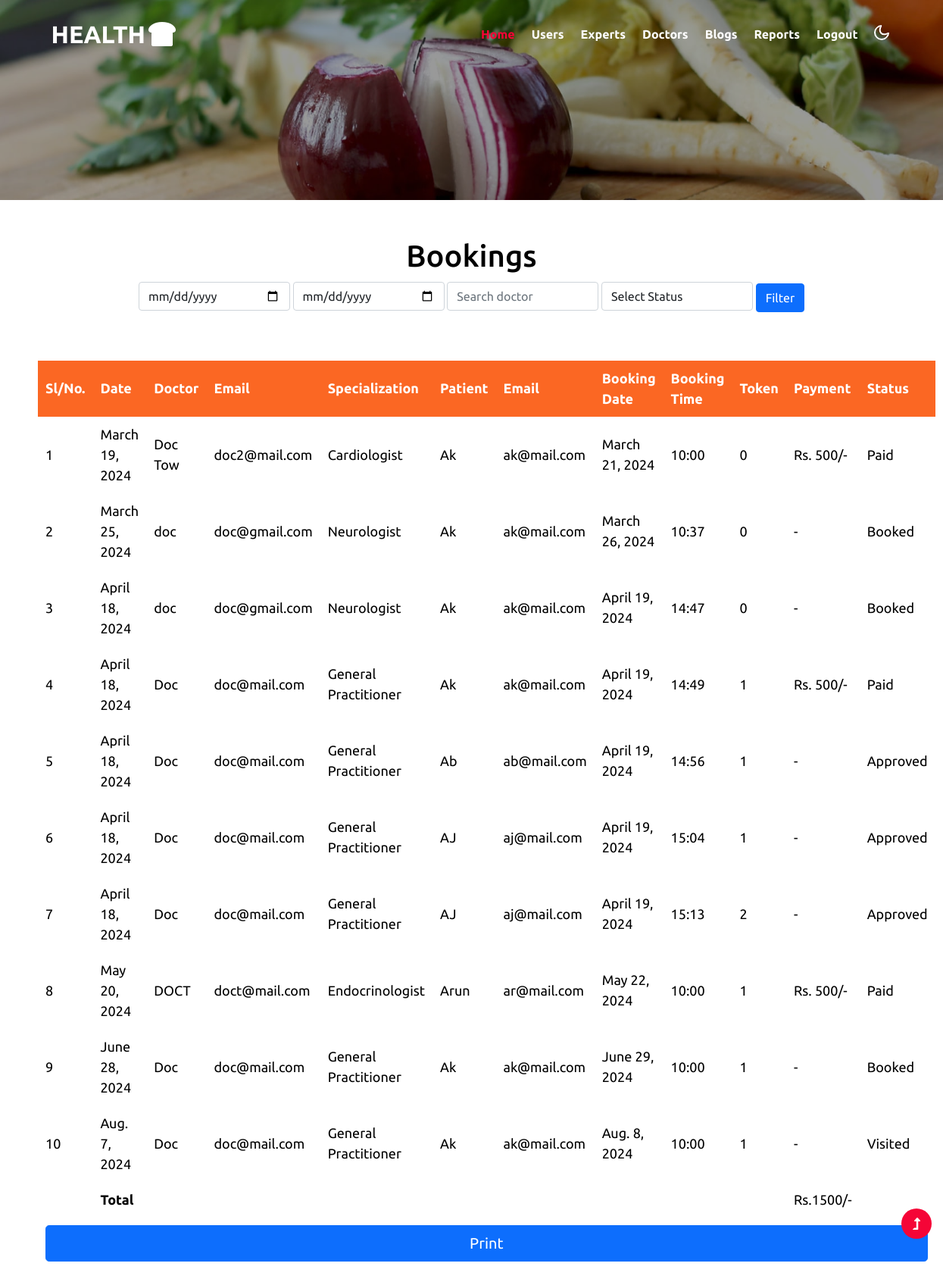
The app's page /adminReports with its own data.
### phwApp/models.py (models this page shows)
class Booking(models.Model):
    bookeddate=models.DateField(auto_now_add=True,null=True)
    regid=models.ForeignKey(Registration,on_delete=models.CASCADE)
    docid=models.ForeignKey(Doctor,on_delete=models.CASCADE)
    bookingdate=models.DateField()
    time=models.CharField(null=True, blank=True,max_length=20)
    token=models.IntegerField(null=True, default=0)
    status=models.CharField(max_length=100, default='Booked')

class Doctor(models.Model):
    name=models.CharField(max_length=100)
    address=models.CharField(max_length=100)
    phone=models.BigIntegerField()
    email=models.EmailField()
    qualification=models.FileField(null=True)
    experience=models.CharField(max_length=100)
    specialization=models.CharField(max_length=100, null=True)
    user = models.ForeignKey(User, on_delete=models.CASCADE, null=True)

class Registration(models.Model):
    name = models.CharField(max_length=30)
    email = models.EmailField(max_length=50)
    password = models.CharField(max_length=20)
    age = models.IntegerField(null=True)
    gender=models.CharField(max_length=20,null=True)
    user = models.ForeignKey(User, on_delete=models.CASCADE, null=True)

### phwApp/views.py (the view, shortened to what this page needs)
# urls.py: path('adminReports', views.adminReports),
def adminReports(request):
    data = Booking.objects.filter()
    data2 = Booking.objects.filter(status='Paid')
    count2 = len(data2)
    total = count2 * 500
    total = f"Rs.{total}/-"
    return render(request,"adminReports.html", {"data":data, "total":total})

### template/adminReports.html (shortened to what this page needs)
{% extends "commonbaseadmin.html" %}
{% block content %}
<div style="margin: 50px;">
    <center>
        <h1 style="margin: 10px;color:rgb(0, 0, 0)">Bookings</h1>
        <form method="post">
            <input type="date" name="sDate" style="display: inline; width: 200px;" class="form-control" required>
            <input type="date" name="eDate" style="display: inline; width: 200px;" class="form-control" required>
            <input type="text" name="doc" style="display: inline; width: 200px;" class="form-control" placeholder="Search doctor">
            <select name="status" style="display: inline; width: 200px;" class="form-control">
                <option value="" selected>Select Status</option>
            </select>
            <input type="submit" class="btn btn-primary" value="Filter">
            <br>
            <br>
        </form>
        <table style="margin-top: 40px;" class="w-100">
            <tr>
                <th>Sl/No.</th>
                <th>Date</th>
                <th>Doctor</th>
                <th>Email</th>
                <th>Specialization</th>
                <th>Patient</th>
                <th>Email</th>
                <th>Booking Date</th>
                <th>Booking Time</th>
                <th>Token</th>
                <th>Payment</th>
                <th>Status</th>
            </tr>
            {% for d in data %}
            <tr>
                <td>{{forloop.counter}}</td>
                <td>{{d.bookeddate}}</td>
                <td>{{d.docid.name}}</td>
                <td>{{d.docid.email}}</td>
                <td>{{d.docid.specialization}}</td>
                <td>{{d.regid.name}}</td>
                <td>{{d.regid.email}}</td>
                <td>{{d.bookingdate}}</td>
                <td>{{d.time}}</td>
                <td>{{d.token}}</td>
                <td>
                    {% if d.status == 'Paid' %}Rs. 500/- {% else %}-{% endif %}
                </td>
                <td>{{d.status}}</td>
            </tr>
            {% endfor %}
            <tr>
                <td colspan="1"></td>
                <td><strong>Total</strong></td>
                <td colspan="8"></td>
                <td>{{total}}</td>
                <td></td>
            </tr>
            <tr>
                <td colspan="12"><input type="button" value="Print" onclick="window.print()" class="btn btn-primary btn-lg" style="width: 100%;"></td>
            </tr>
        </table>
    </center>
</div>
{% endblock %}

### template/adminReports.html (style rules this page uses)
th, td { padding: 10px; font-size: large; color: rgb(0, 0, 0); }
th { background-color: rgb(251, 103, 35); color: white; }

### records on screen
Booking: bookeddate "March 19, 2024", docid.name "Doc Tow", docid.email "doc2@mail.com", docid.specialization "Cardiologist", regid.name "Ak", regid.email "ak@mail.com", bookingdate "March 21, 2024", time "10:00", token "0", shows "Rs. 500/-", status "Paid"
Booking: bookeddate "March 25, 2024", docid.name "doc", docid.email "doc@gmail.com", docid.specialization "Neurologist", regid.name "Ak", regid.email "ak@mail.com", bookingdate "March 26, 2024", time "10:37", token "0", status "Booked"
Booking: bookeddate "April 18, 2024", docid.name "doc", docid.email "doc@gmail.com", docid.specialization "Neurologist", regid.name "Ak", regid.email "ak@mail.com", bookingdate "April 19, 2024", time "14:47", token "0", status "Booked"
Booking: bookeddate "April 18, 2024", docid.name "Doc", docid.email "doc@mail.com", docid.specialization "General Practitioner", regid.name "Ak", regid.email "ak@mail.com", bookingdate "April 19, 2024", time "14:49", token "1", shows "Rs. 500/-", status "Paid"
Booking: bookeddate "April 18, 2024", docid.name "Doc", docid.email "doc@mail.com", docid.specialization "General Practitioner", regid.name "Ab", regid.email "ab@mail.com", bookingdate "April 19, 2024", time "14:56", token "1", status "Approved"
Booking: bookeddate "April 18, 2024", docid.name "Doc", docid.email "doc@mail.com", docid.specialization "General Practitioner", regid.name "AJ", regid.email "aj@mail.com", bookingdate "April 19, 2024", time "15:04", token "1", status "Approved"
Booking: bookeddate "April 18, 2024", docid.name "Doc", docid.email "doc@mail.com", docid.specialization "General Practitioner", regid.name "AJ", regid.email "aj@mail.com", bookingdate "April 19, 2024", time "15:13", token "2", status "Approved"
Booking: bookeddate "May 20, 2024", docid.name "DOCT", docid.email "doct@mail.com", docid.specialization "Endocrinologist", regid.name "Arun", regid.email "ar@mail.com", bookingdate "May 22, 2024", time "10:00", token "1", shows "Rs. 500/-", status "Paid"
Booking: bookeddate "June 28, 2024", docid.name "Doc", docid.email "doc@mail.com", docid.specialization "General Practitioner", regid.name "Ak", regid.email "ak@mail.com", bookingdate "June 29, 2024", time "10:00", token "1", status "Booked"
Booking: bookeddate "Aug. 7, 2024", docid.name "Doc", docid.email "doc@mail.com", docid.specialization "General Practitioner", regid.name "Ak", regid.email "ak@mail.com", bookingdate "Aug. 8, 2024", time "10:00", token "1", status "Visited"

### other values on screen
{{ total }} "Rs.1500/-"
